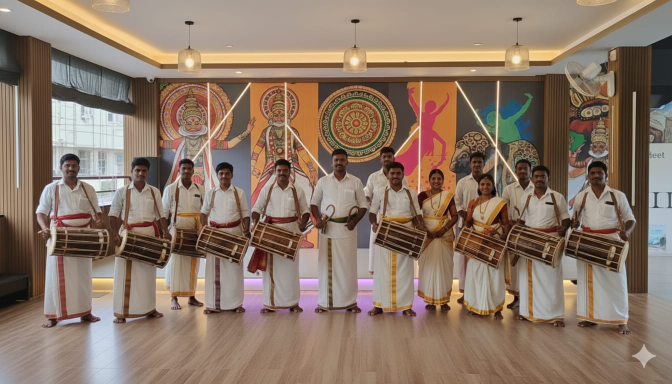
#> input picture assets/images/chendamelam.jpg, 1344 x 768 px (shown at 1/2 size)
$ python -i image_optimizer.py   (imports and definitions only)
#> lines starting #> are read from the running program, lines starting #| are printed output that depends on the picture
"""
Image optimization utility for uploaded images.
Resizes, compresses, and converts images to WebP format for faster loading.
"""
from __future__ import annotations

import io
import os
import logging
from pathlib import Path
from typing import Optional, Tuple, BinaryIO

try:
    from PIL import Image
    PILLOW_AVAILABLE = True
except ImportError:
    PILLOW_AVAILABLE = False
    logging.warning("Pillow not installed. Image optimization disabled.")


# Configuration for different image types
IMAGE_CONFIGS = {
    "banner": {
        "max_width": 1200,
        "max_height": 800,
        "quality": 75,
        "format": "WEBP",
    },
    "thumbnail": {
        "max_width": 400,
        "max_height": 400,
        "quality": 70,
        "format": "WEBP",
    },
    "gallery": {
        "max_width": 1600,
        "max_height": 1200,
        "quality": 80,
        "format": "WEBP",
    },
    "feature": {
        "max_width": 300,
        "max_height": 300,
        "quality": 65,
        "format": "WEBP",
    },
    "default": {
        "max_width": 1200,
        "max_height": 1200,
        "quality": 75,
        "format": "WEBP",
    },
}


def optimize_image(
    input_path: str | Path,
    output_path: Optional[str | Path] = None,
    image_type: str = "default",
    keep_original: bool = False,
) -> Tuple[str, int, int]:
    """
    Optimize an image file by resizing and compressing.

    Args:
        input_path: Path to the input image
        output_path: Path for the output image (optional, will use input with .webp extension if not provided)
        image_type: Type of image for config selection ("banner", "thumbnail", "gallery", "feature", "default")
        keep_original: If True, don't delete the original file

    Returns:
        Tuple of (output_path, original_size, optimized_size)
    """
#> called with input_path = '../../../assets/images/chendamelam.jpg', image_type = 'default', keep_original = False
    if not PILLOW_AVAILABLE:
        logging.warning("Pillow not available, returning original image")
        return str(input_path), 0, 0

    input_path = Path(input_path)
    if not input_path.exists():
        raise FileNotFoundError(f"Input file not found: {input_path}")

    config = IMAGE_CONFIGS.get(image_type, IMAGE_CONFIGS["default"])
    original_size = input_path.stat().st_size

    try:
        with Image.open(input_path) as img:
            # Convert RGBA to RGB if needed (for WebP transparency issues on some viewers)
#> img is the input picture: PIL image 1344x768 RGB; mean R, G, B 139.2, 118.8, 103.1
            if img.mode == "RGBA":
                # Create white background
                background = Image.new("RGB", img.size, (255, 255, 255))
                background.paste(img, mask=img.split()[3])  # Use alpha channel as mask
                img = background
            elif img.mode != "RGB":
                img = img.convert("RGB")

            # Calculate new dimensions maintaining aspect ratio
            width, height = img.size
#> width = 1344; height = 768
            max_width = config["max_width"]
            max_height = config["max_height"]

            # Only resize if image is larger than max dimensions
            if width > max_width or height > max_height:
                ratio = min(max_width / width, max_height / height)
#> ratio = 0.893
                new_width = int(width * ratio)
#> new_width = 1200
                new_height = int(height * ratio)
#> new_height = 685
                img = img.resize((new_width, new_height), Image.Resampling.LANCZOS)
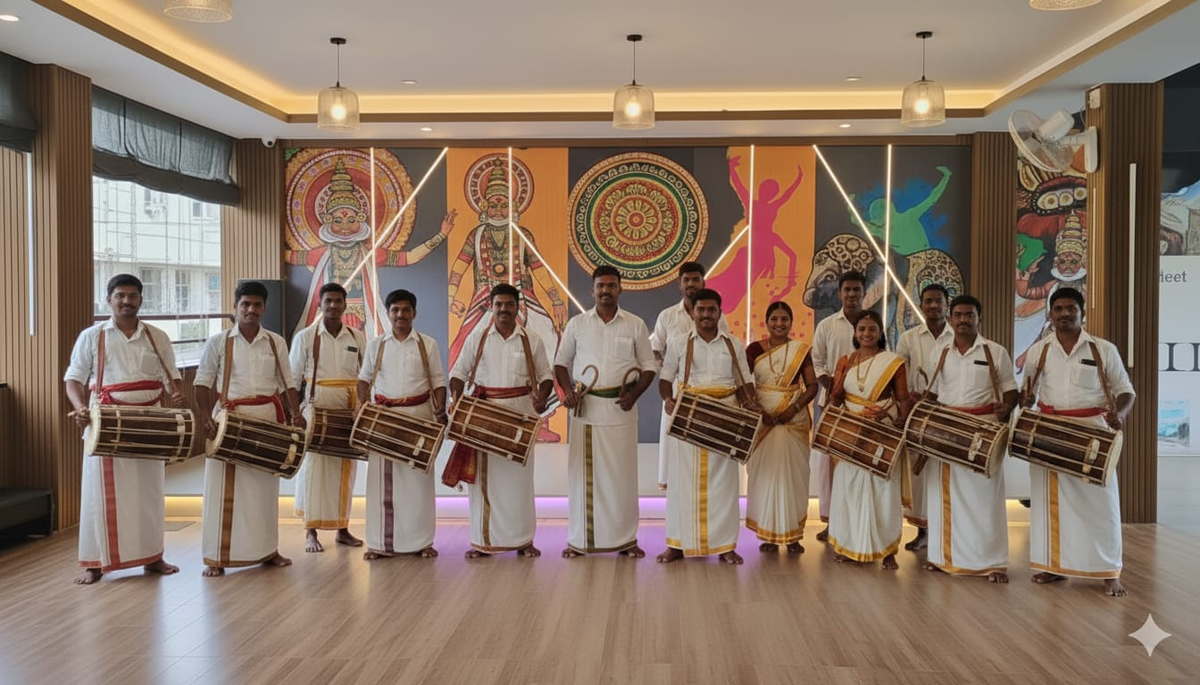
#> img: PIL image 1200x685 RGB; mean R, G, B 139.2, 118.8, 103.1

            # Determine output path
            if output_path is None:
                # Replace extension with .webp
                output_path = input_path.with_suffix(".webp")
            else:
                output_path = Path(output_path)

            # Save optimized image
            save_kwargs = {
                "quality": config["quality"],
                "optimize": True,
            }

            if config["format"] == "WEBP":
                save_kwargs["format"] = "WEBP"
                save_kwargs["method"] = 4  # Balance of speed and compression
            elif config["format"] == "JPEG":
                save_kwargs["format"] = "JPEG"
                save_kwargs["progressive"] = True

            img.save(output_path, **save_kwargs)

            optimized_size = output_path.stat().st_size

            # Delete original if different path and not keeping
            if not keep_original and input_path != output_path and input_path.exists():
                input_path.unlink()

            logging.info(
                f"Image optimized: {input_path.name} -> {output_path.name} "
                f"({original_size/1024:.1f}KB -> {optimized_size/1024:.1f}KB, "
                f"{(1 - optimized_size/original_size) * 100:.1f}% reduction)"
            )

            return str(output_path), original_size, optimized_size

    except Exception as e:
        logging.error(f"Failed to optimize image {input_path}: {e}")
        # Return original path if optimization fails
        return str(input_path), original_size, original_size


# [129 lines left out: functions optimize_image_buffer, create_thumbnail, not called in this run]

>>> result = optimize_image('../../../assets/images/chendamelam.jpg')

$ run again, on assets/images/conference.jpg
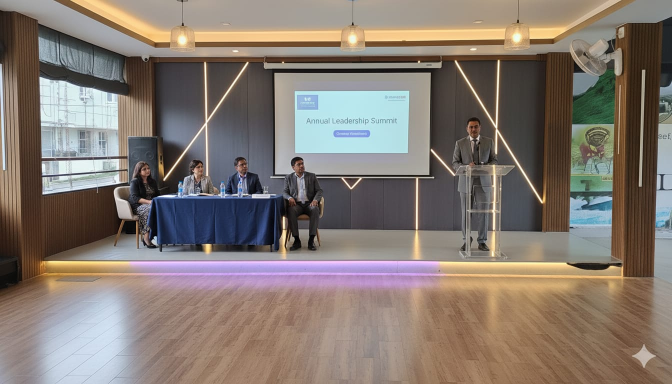
#> input picture assets/images/conference.jpg, 1344 x 768 px (shown at 1/2 size)
#> in optimize_image, img is the input picture: PIL image 1344x768 RGB; mean R, G, B 132.1, 120.9, 112.9
#> in optimize_image, `img = img.resize((new_width, new_height), Image.Resampling.LANCZOS)`:
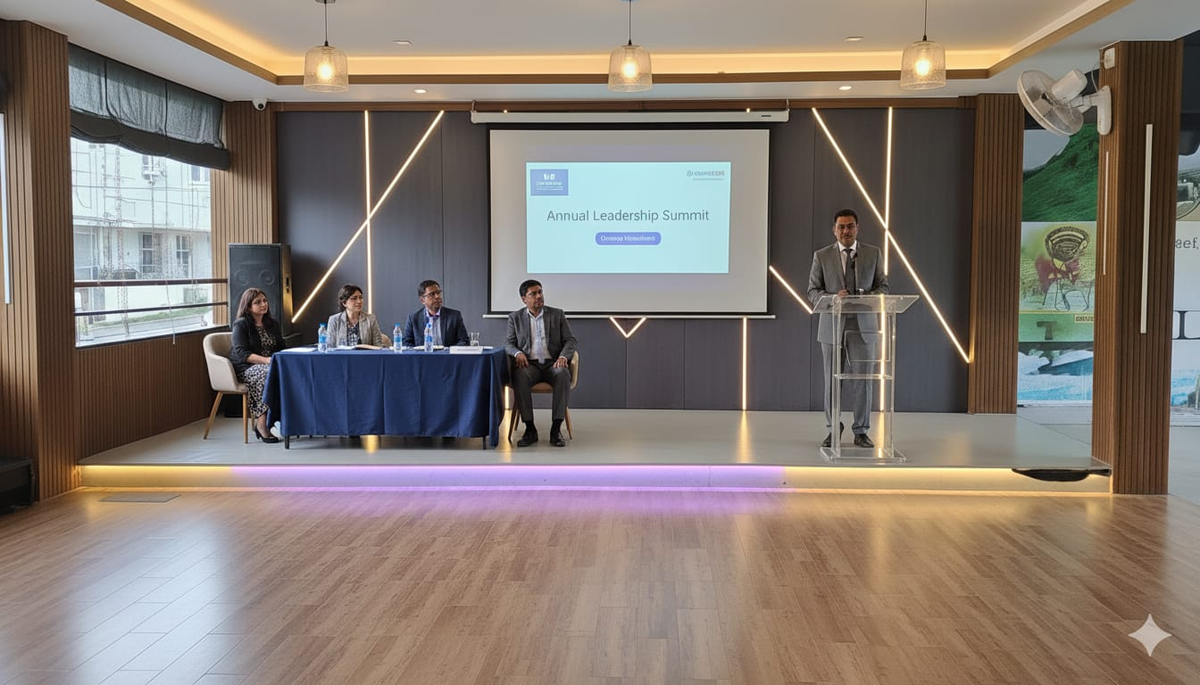
#> img: PIL image 1200x685 RGB; mean R, G, B 132.1, 120.9, 112.9

$ run again, on assets/images/decoration1.jpg
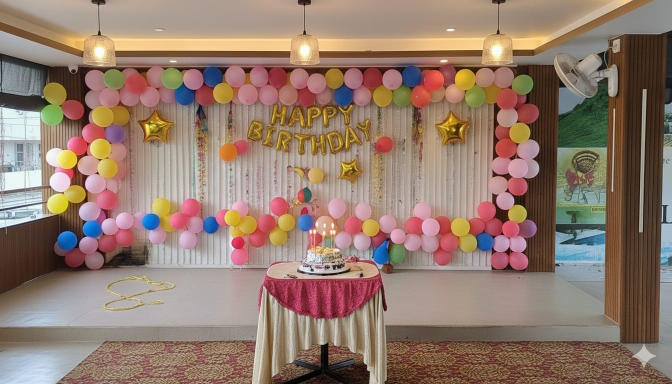
#> input picture assets/images/decoration1.jpg, 1344 x 768 px (shown at 1/2 size)
#> in optimize_image, img is the input picture: PIL image 1344x768 RGB; mean R, G, B 147.3, 123.3, 109.3
#> in optimize_image, `img = img.resize((new_width, new_height), Image.Resampling.LANCZOS)`:
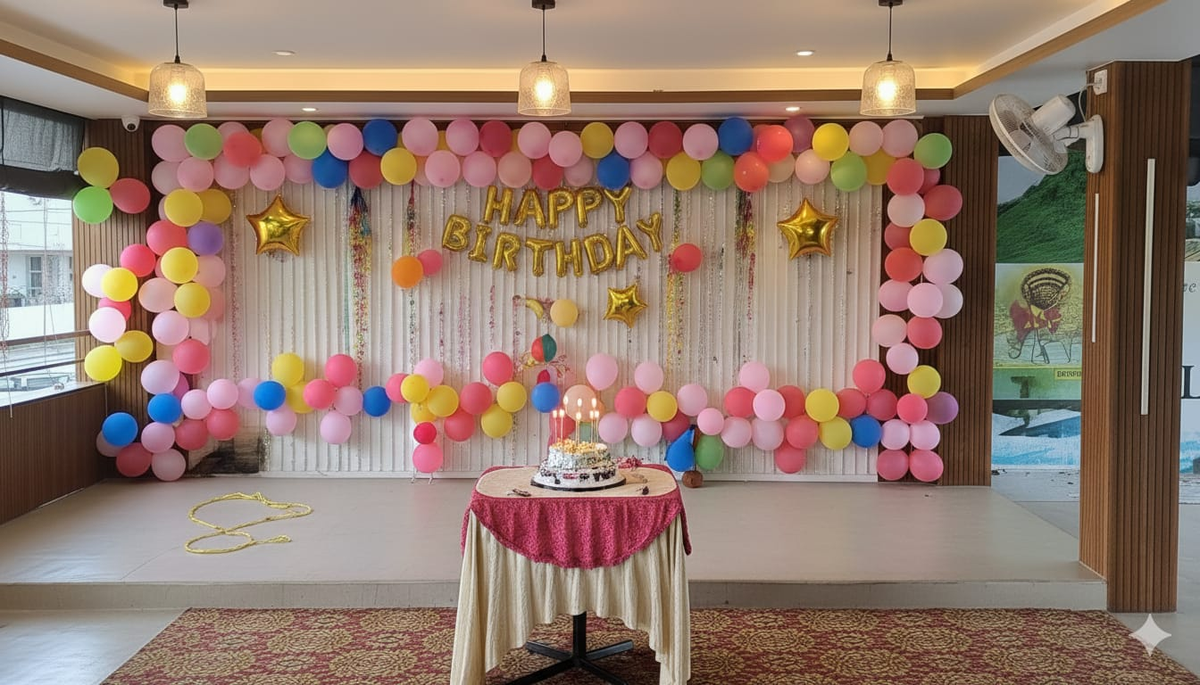
#> img: PIL image 1200x685 RGB; mean R, G, B 147.3, 123.2, 109.3

$ run again, on assets/images/function.jpg
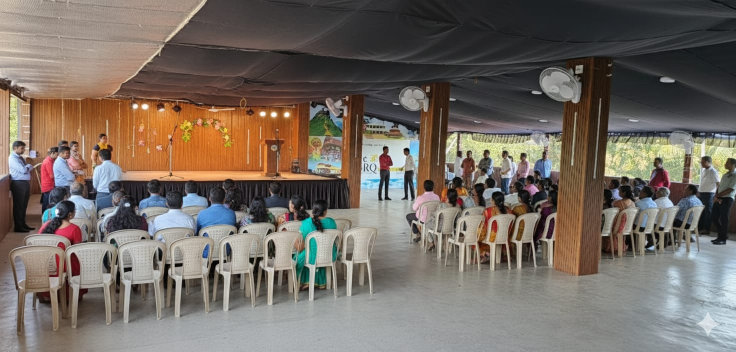
#> input picture assets/images/function.jpg, 1472 x 704 px (shown at 1/2 size)
#> in optimize_image, img is the input picture: PIL image 1472x704 RGB; mean R, G, B 117, 107.5, 99.3
#> in optimize_image, `img = img.resize((new_width, new_height), Image.Resampling.LANCZOS)`:
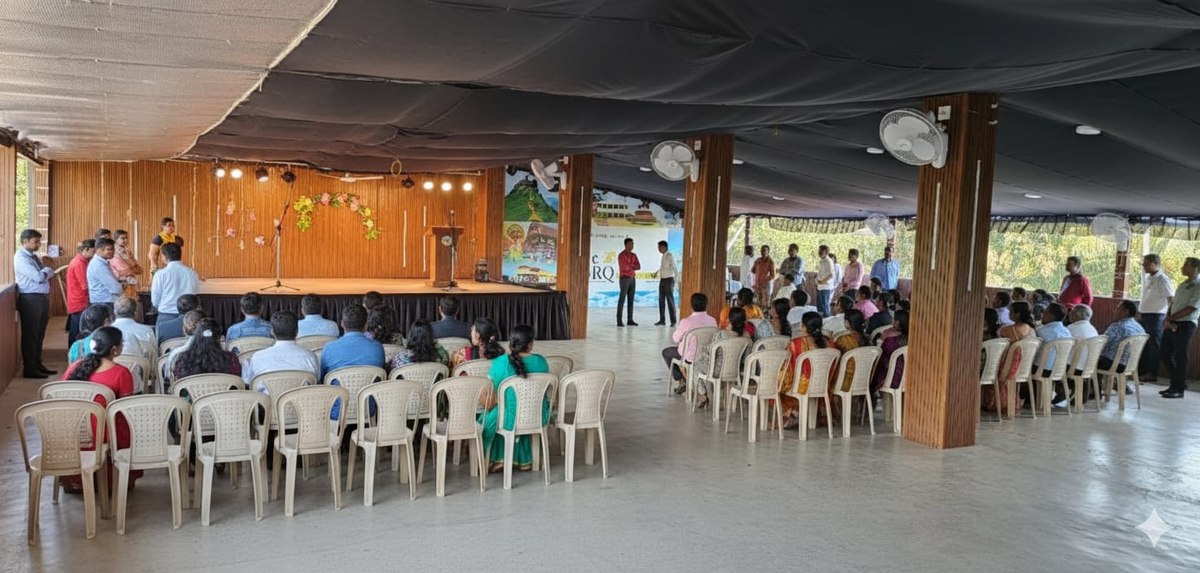
#> img: PIL image 1200x573 RGB; mean R, G, B 117, 107.5, 99.3
